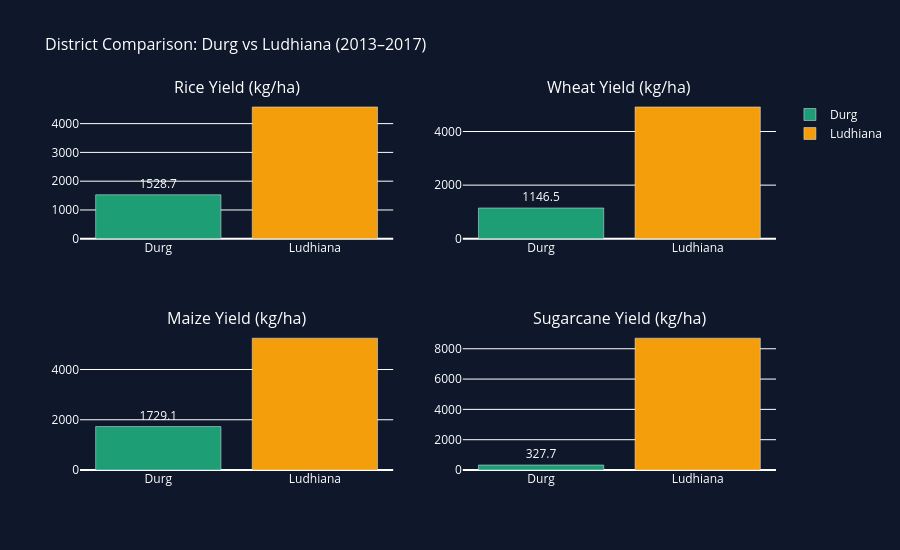

The cell this chart's notebook holds for it:
### Code cell
#DISTRICT COMAPARISON TOOL

def compare_districts(dist_A, dist_B):
    a = district_summary[district_summary['district'].str.lower() == dist_A.lower()]
    b = district_summary[district_summary['district'].str.lower() == dist_B.lower()]
    
    if a.empty:
        print(f"Not found: {dist_A}")
        print("Available:", district_summary['district'].sample(8).tolist())
        return
    if b.empty:
        print(f"Not found: {dist_B}")
        return
    
    a, b = a.iloc[0], b.iloc[0]
    
    crops   = ['Rice', 'Wheat', 'Maize', 'Sugarcane']
    cols    = ['avg_rice_yield','avg_wheat_yield','avg_maize_yield','avg_sugarcane']
    colors  = ['#1D9E75', '#F59E0B']
    
    fig = make_subplots(rows=2, cols=2,
        subplot_titles=[f'{c} Yield (kg/ha)' for c in crops])
    
    positions = [(1,1),(1,2),(2,1),(2,2)]
    for (crop, col, (row, c)) in zip(crops, cols, positions):
        va = round(a[col], 1) if not pd.isna(a[col]) else 0
        vb = round(b[col], 1) if not pd.isna(b[col]) else 0
        first = (row==1 and c==1)
        fig.add_trace(go.Bar(name=dist_A, x=[dist_A], y=[va],
            marker_color=colors[0], text=[va], textposition='outside',
            showlegend=first), row=row, col=c)
        fig.add_trace(go.Bar(name=dist_B, x=[dist_B], y=[vb],
            marker_color=colors[1], text=[vb], textposition='outside',
            showlegend=first), row=row, col=c)
    
    fig.update_layout(
        title=f'District Comparison: {dist_A} vs {dist_B} (2013–2017)',
        plot_bgcolor='#0F172A', paper_bgcolor='#0F172A',
        font_color='white', height=550, barmode='group',
        title_font_size=16,
    )
    fig.show()
    fig.write_html(f"compare_{dist_A}_vs_{dist_B}.html".replace(" ","_"))
    print(f"\nSUMMARY: {dist_A} vs {dist_B}")
    for crop, col in zip(crops, cols):
        va = round(a[col],1) if not pd.isna(a[col]) else 'No data'
        vb = round(b[col],1) if not pd.isna(b[col]) else 'No data'
        print(f"  {crop:12s}: {dist_A}={va}  {dist_B}={vb}")

# Run it — compare any two districts
# Use districts from dataset
compare_districts("Durg", "Ludhiana")

### Figure 1 — Plotly figure (JSON) as saved in the notebook; plotly's stock layout.template omitted (floating-point values rounded to 4 significant figures)
{"data": [{"marker": {"color": "#1D9E75"}, "name": "Durg", "showlegend": true, "text": ["1528.7"], "textposition": "outside", "type": "bar", "x": ["Durg"], "xaxis": "x", "y": [1529.0], "yaxis": "y"}, {"marker": {"color": "#F59E0B"}, "name": "Ludhiana", "showlegend": true, "text": ["4579.5"], "textposition": "outside", "type": "bar", "x": ["Ludhiana"], "xaxis": "x", "y": [4580.0], "yaxis": "y"}, {"marker": {"color": "#1D9E75"}, "name": "Durg", "showlegend": false, "text": ["1146.5"], "textposition": "outside", "type": "bar", "x": ["Durg"], "xaxis": "x2", "y": [1146.0], "yaxis": "y2"}, {"marker": {"color": "#F59E0B"}, "name": "Ludhiana", "showlegend": false, "text": ["4916.0"], "textposition": "outside", "type": "bar", "x": ["Ludhiana"], "xaxis": "x2", "y": [4916], "yaxis": "y2"}, {"marker": {"color": "#1D9E75"}, "name": "Durg", "showlegend": false, "text": ["1729.1"], "textposition": "outside", "type": "bar", "x": ["Durg"], "xaxis": "x3", "y": [1729.0], "yaxis": "y3"}, {"marker": {"color": "#F59E0B"}, "name": "Ludhiana", "showlegend": false, "text": ["5247.0"], "textposition": "outside", "type": "bar", "x": ["Ludhiana"], "xaxis": "x3", "y": [5247], "yaxis": "y3"}, {"marker": {"color": "#1D9E75"}, "name": "Durg", "showlegend": false, "text": ["327.7"], "textposition": "outside", "type": "bar", "x": ["Durg"], "xaxis": "x4", "y": [327.7], "yaxis": "y4"}, {"marker": {"color": "#F59E0B"}, "name": "Ludhiana", "showlegend": false, "text": ["8697.9"], "textposition": "outside", "type": "bar", "x": ["Ludhiana"], "xaxis": "x4", "y": [8698.0], "yaxis": "y4"}], "layout": {"annotations": [{"font": {"size": 16}, "showarrow": false, "text": "Rice Yield (kg/ha)", "x": 0.225, "xanchor": "center", "xref": "paper", "y": 1, "yanchor": "bottom", "yref": "paper"}, {"font": {"size": 16}, "showarrow": false, "text": "Wheat Yield (kg/ha)", "x": 0.775, "xanchor": "center", "xref": "paper", "y": 1, "yanchor": "bottom", "yref": "paper"}, {"font": {"size": 16}, "showarrow": false, "text": "Maize Yield (kg/ha)", "x": 0.225, "xanchor": "center", "xref": "paper", "y": 0.375, "yanchor": "bottom", "yref": "paper"}, {"font": {"size": 16}, "showarrow": false, "text": "Sugarcane Yield (kg/ha)", "x": 0.775, "xanchor": "center", "xref": "paper", "y": 0.375, "yanchor": "bottom", "yref": "paper"}], "barmode": "group", "font": {"color": "white"}, "height": 550, "paper_bgcolor": "#0F172A", "plot_bgcolor": "#0F172A", "title": {"font": {"size": 16}, "text": "District Comparison: Durg vs Ludhiana (2013–2017)"}, "xaxis": {"anchor": "y", "domain": [0, 0.45]}, "xaxis2": {"anchor": "y2", "domain": [0.55, 1]}, "xaxis3": {"anchor": "y3", "domain": [0, 0.45]}, "xaxis4": {"anchor": "y4", "domain": [0.55, 1]}, "yaxis": {"anchor": "x", "domain": [0.625, 1]}, "yaxis2": {"anchor": "x2", "domain": [0.625, 1]}, "yaxis3": {"anchor": "x3", "domain": [0, 0.375]}, "yaxis4": {"anchor": "x4", "domain": [0, 0.375]}}}
